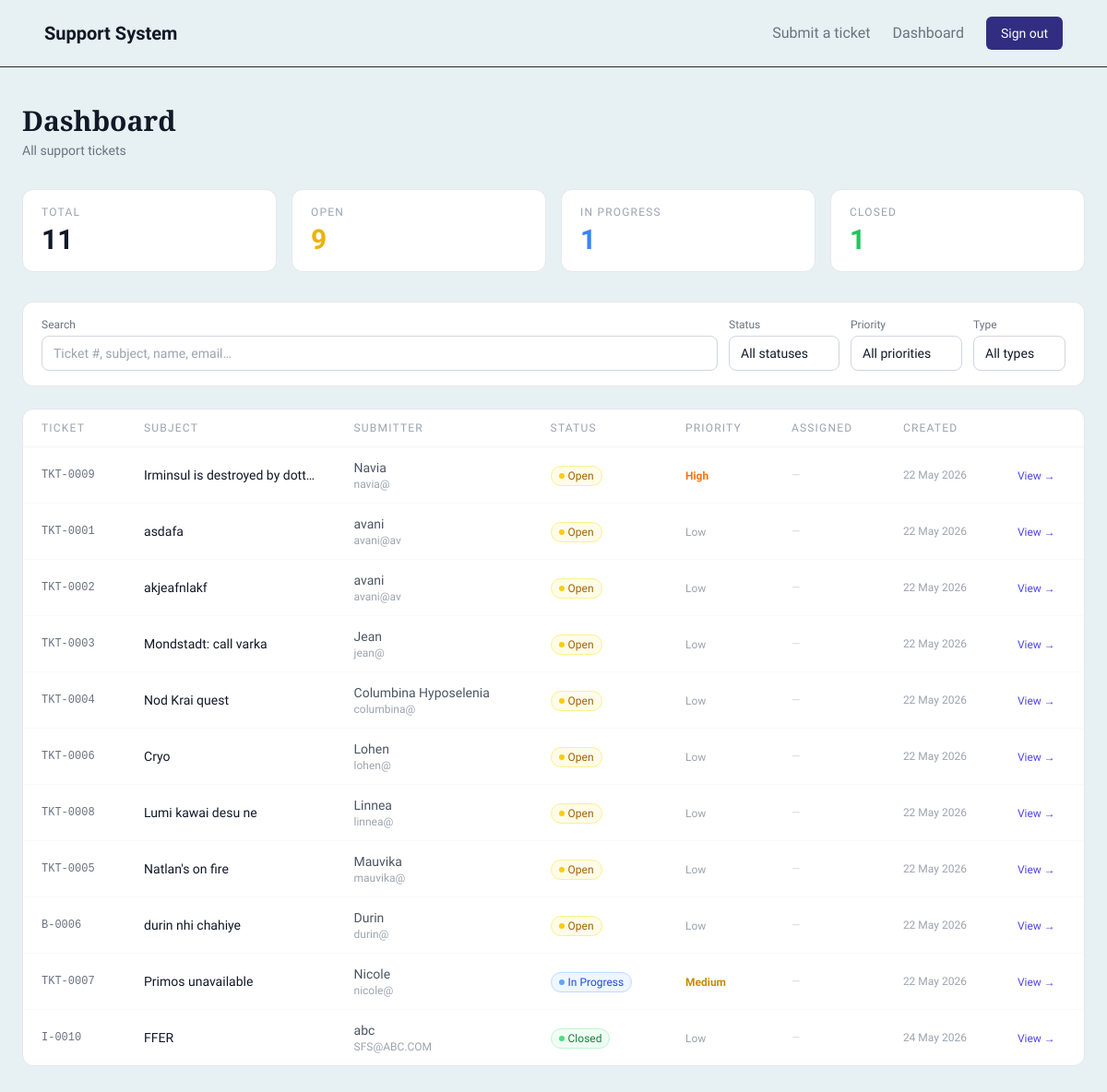
/dashboard (signed in), run on an earlier commit of the app's database.
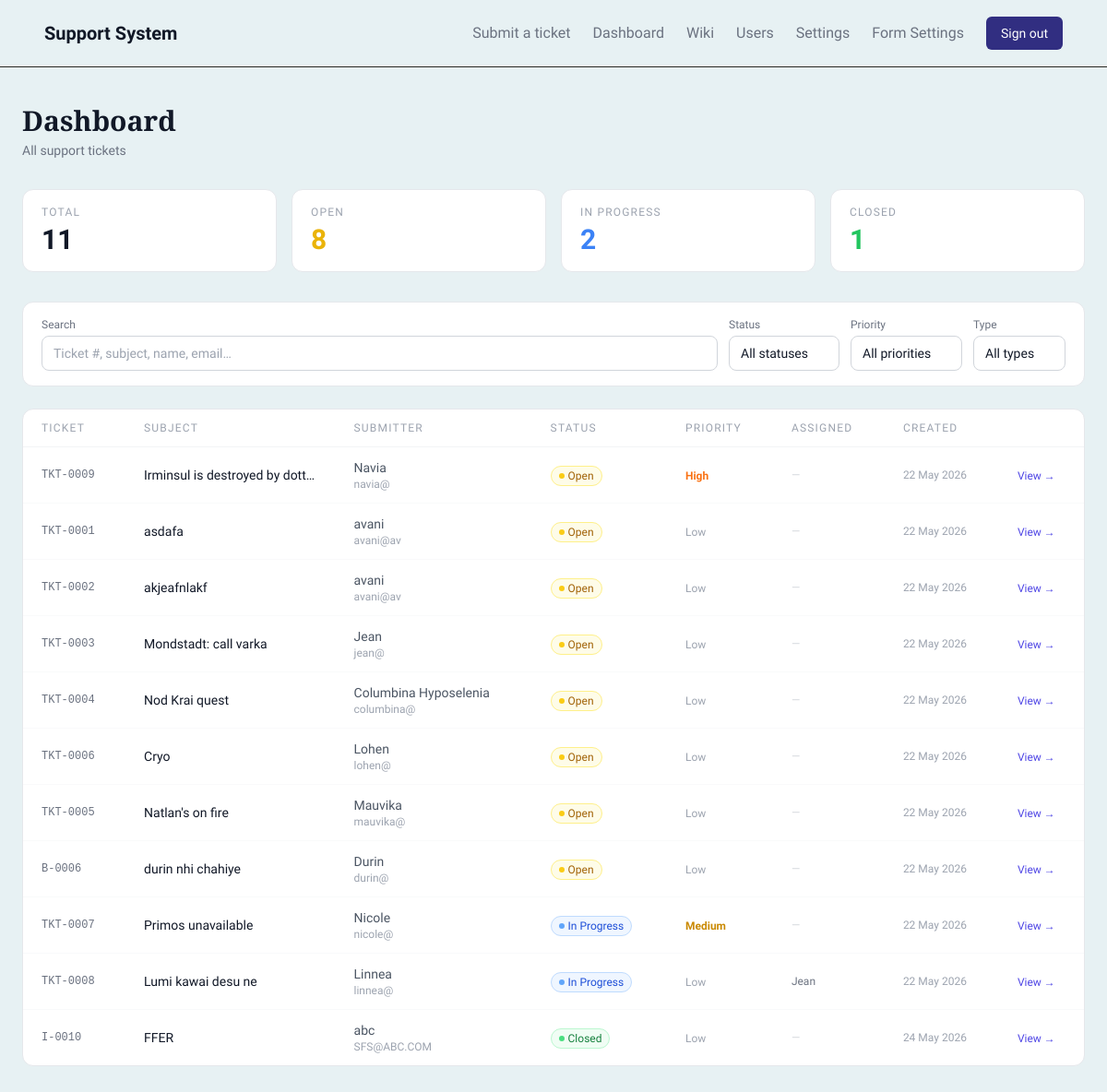
And on a later commit of the database.
### models/ticket.py (models this page shows)
class Ticket(db.Model):
    __tablename__ = 'tickets'
    id = db.Column(db.Integer, primary_key=True)
    ticket_number = db.Column(db.String(20), unique=True, nullable=False)
    subject = db.Column(db.String(200), nullable=False)
    description = db.Column(db.Text, nullable=False)
    status = db.Column(db.String(20), nullable=False, default='Open')
    priority = db.Column(db.String(20), nullable=False, default='Low')
    type = db.Column(db.String(20), nullable=False)
    module = db.Column(db.String(50), nullable=False)
    submitter_name = db.Column(db.String(100), nullable=False)
    submitter_email = db.Column(db.String(120), nullable=False)
    assigned_to = db.Column(db.Integer, db.ForeignKey('users.id'), nullable=True)
    created_at = db.Column(db.DateTime, default=datetime.utcnow)
    updated_at = db.Column(db.DateTime, default=datetime.utcnow, onupdate=datetime.utcnow)
    closed_at = db.Column(db.DateTime, nullable=True)
    attachments = db.relationship('TicketAttachment', backref='ticket', lazy=True)
    assignee = db.relationship('User', backref='assigned_tickets', lazy=True)
    field_values = db.relationship('TicketFieldValue', backref='ticket', lazy=True)
    comments = db.relationship('TicketComment', backref='ticket', lazy=True)
    history = db.relationship('TicketHistory', backref='ticket', lazy=True)

### models/user.py (models this page shows)
class User(db.Model, UserMixin):
    __tablename__ = 'users'
    id = db.Column(db.Integer, primary_key=True)
    name = db.Column(db.String(100), nullable=False)
    username = db.Column(db.String(80), unique=True, nullable=False)
    email = db.Column(db.String(120), unique=True, nullable=False)
    password_hash = db.Column(db.String(200), nullable=False)
    is_superadmin = db.Column(db.Boolean, default=False)
    created_at = db.Column(db.DateTime, default=datetime.utcnow)
    is_active = db.Column(db.Boolean, default=True, nullable=False)

### routes/tickets.py (the view, shortened to what this page needs)
@tickets_bp.route('/dashboard')
@login_required
def dashboard():
    status_filter   = request.args.get('status', 'all')
    priority_filter = request.args.get('priority', 'all')
    type_filter     = request.args.get('type', 'all')
    search          = request.args.get('search', '').strip()
    query = Ticket.query
    if status_filter != 'all':
        query = query.filter(Ticket.status == status_filter)
    if priority_filter != 'all':
        query = query.filter(Ticket.priority == priority_filter)
    if type_filter != 'all':
        query = query.filter(Ticket.type == type_filter)
    from sqlalchemy import case
    status_order   = case({'open': 0, 'in_progress': 1, 'closed': 2}, value=Ticket.status,   else_=3)
    priority_order = case({'urgent': 0, 'high': 1, 'medium': 2, 'low': 3}, value=Ticket.priority, else_=4)
    type_order     = case({'Issue': 0, 'Bug': 1, 'Other': 2}, value=Ticket.type, else_=3)
    tickets = query.order_by(status_order, priority_order, type_order).all()
    total       = Ticket.query.count()
    open_count  = Ticket.query.filter(Ticket.status == 'open').count()
    in_progress = Ticket.query.filter(Ticket.status == 'in_progress').count()
    closed      = Ticket.query.filter(Ticket.status == 'closed').count()
    return render_template(
        'tickets/dashboard.html',
        tickets=tickets,
        status_filter=status_filter,
        priority_filter=priority_filter,
        type_filter=type_filter,
        search=search,
        total=total,
        open_count=open_count,
        in_progress=in_progress,
        closed=closed,
    )

### app.py (called while the page is built)
@app.after_request
def add_no_cache(response):
    response.headers['Cache-Control'] = 'no-cache, no-store, must-revalidate'
    response.headers['Pragma'] = 'no-cache'
    response.headers['Expires'] = '0'
    return response

### templates/tickets/dashboard.html (shortened to what this page needs)
{% extends "base.html" %}
{% block content %}
<div class="max-w-7xl mx-auto px-6 py-10">
  <div class="mb-8">
    <h1 class="font-serif text-3xl font-bold text-gray-900">Dashboard</h1>
    <p class="text-gray-500 text-sm mt-1">All support tickets</p>
  </div>
  <div class="grid grid-cols-2 sm:grid-cols-4 gap-4 mb-8">
    <div class="bg-white rounded-xl border border-gray-200 px-5 py-4">
      <p class="text-xs text-gray-400 uppercase tracking-widest mb-1">Total</p>
      <p class="text-3xl font-bold text-gray-900">{{ total }}</p>
    </div>
    <div class="bg-white rounded-xl border border-gray-200 px-5 py-4">
      <p class="text-xs text-gray-400 uppercase tracking-widest mb-1">Open</p>
      <p class="text-3xl font-bold text-yellow-500">{{ open_count }}</p>
    </div>
    <div class="bg-white rounded-xl border border-gray-200 px-5 py-4">
      <p class="text-xs text-gray-400 uppercase tracking-widest mb-1">In Progress</p>
      <p class="text-3xl font-bold text-blue-500">{{ in_progress }}</p>
    </div>
    <div class="bg-white rounded-xl border border-gray-200 px-5 py-4">
      <p class="text-xs text-gray-400 uppercase tracking-widest mb-1">Closed</p>
      <p class="text-3xl font-bold text-green-500">{{ closed }}</p>
    </div>
  </div>
  <form id="filter-form" method="GET" action="{{ url_for('tickets.dashboard') }}"
        class="bg-white border border-gray-200 rounded-xl px-5 py-4 mb-6 flex flex-wrap gap-3 items-end">
    <div class="flex-1 min-w-[180px]">
      <label class="block text-xs text-gray-500 mb-1">Search</label>
      <input
        type="text"
        name="search"
        id="search-input"
        value="{{ search }}"
        placeholder="Ticket #, subject, name, email…"
        class="w-full rounded-lg border border-gray-300 px-3 py-2 text-sm focus:outline-none focus:ring-2 focus:ring-indigo-500"
      >
    </div>
    <div>
      <label class="block text-xs text-gray-500 mb-1">Status</label>
      <select name="status" onchange="document.getElementById('filter-form').submit()"
              class="rounded-lg border border-gray-300 px-3 py-2 pr-8 text-sm bg-white focus:outline-none focus:ring-2 focus:ring-indigo-500">
        <option value="all"         {% if status_filter == 'all' %}selected{% endif %}>All statuses</option>
      </select>
    </div>
    <div>
      <label class="block text-xs text-gray-500 mb-1">Priority</label>
      <select name="priority" onchange="document.getElementById('filter-form').submit()"
              class="rounded-lg border border-gray-300 px-3 py-2 pr-8 text-sm bg-white focus:outline-none focus:ring-2 focus:ring-indigo-500">
        <option value="all"    {% if priority_filter == 'all' %}selected{% endif %}>All priorities</option>
      </select>
    </div>
    <div>
      <label class="block text-xs text-gray-500 mb-1">Type</label>
      <select name="type" onchange="document.getElementById('filter-form').submit()"
              class="rounded-lg border border-gray-300 px-3 py-2 pr-8 text-sm bg-white focus:outline-none focus:ring-2 focus:ring-indigo-500">
        <option value="all"   {% if type_filter == 'all' %}selected{% endif %}>All types</option>
      </select>
    </div>
  </form>
  <div class="bg-white border border-gray-200 rounded-xl overflow-hidden">
    {% if tickets %}
    <table class="w-full text-sm">
      <thead>
        <tr class="border-b border-gray-100 text-xs text-gray-400 uppercase tracking-widest">
          <th class="text-left px-5 py-3 font-medium">Ticket</th>
          <th class="text-left px-5 py-3 font-medium">Subject</th>
          <th class="text-left px-5 py-3 font-medium">Submitter</th>
          <th class="text-left px-5 py-3 font-medium">Status</th>
          <th class="text-left px-5 py-3 font-medium">Priority</th>
          <th class="text-left px-5 py-3 font-medium">Assigned</th>
          <th class="text-left px-5 py-3 font-medium">Created</th>
          <th class="px-5 py-3"></th>
        </tr>
      </thead>
      <tbody class="divide-y divide-gray-50">
        {% for ticket in tickets %}
        <tr class="hover:bg-gray-50 transition">
          <td class="px-5 py-3 font-mono text-xs text-gray-500">{{ ticket.ticket_number }}</td>
          <td class="px-5 py-3 text-gray-900 max-w-[200px] truncate">{{ ticket.subject }}</td>
          <td class="px-5 py-3 text-gray-600">
            <div>{{ ticket.submitter_name }}</div>
            <div class="text-xs text-gray-400">{{ ticket.submitter_email }}</div>
          </td>
          <td class="px-5 py-3">
            {% if ticket.status == 'open' %}
              <span class="inline-flex items-center gap-1 text-xs font-medium text-yellow-700 bg-yellow-50 border border-yellow-200 px-2 py-0.5 rounded-full">
                <span class="w-1.5 h-1.5 rounded-full bg-yellow-400"></span> Open
              </span>
            {% elif ticket.status == 'in_progress' %}
              <span class="inline-flex items-center gap-1 text-xs font-medium text-blue-700 bg-blue-50 border border-blue-200 px-2 py-0.5 rounded-full">
                <span class="w-1.5 h-1.5 rounded-full bg-blue-400"></span> In Progress
              </span>
            {% elif ticket.status == 'closed' %}
              <span class="inline-flex items-center gap-1 text-xs font-medium text-green-700 bg-green-50 border border-green-200 px-2 py-0.5 rounded-full">
                <span class="w-1.5 h-1.5 rounded-full bg-green-400"></span> Closed
              </span>
            {% else %}
              <span class="text-xs text-gray-400">{{ ticket.status }}</span>
            {% endif %}
          </td>
          <td class="px-5 py-3">
            {% if ticket.priority == 'urgent' %}
              <span class="text-xs font-semibold text-red-600">Urgent</span>
            {% elif ticket.priority == 'high' %}
              <span class="text-xs font-semibold text-orange-500">High</span>
            {% elif ticket.priority == 'medium' %}
              <span class="text-xs font-semibold text-yellow-600">Medium</span>
            {% else %}
              <span class="text-xs text-gray-400">Low</span>
            {% endif %}
          </td>
          <td class="px-5 py-3 text-gray-500 text-xs">
            {% if ticket.assignee %}
              {{ ticket.assignee.name }}
            {% else %}
              <span class="text-gray-300">—</span>
            {% endif %}
          </td>
          <td class="px-5 py-3 text-gray-400 text-xs whitespace-nowrap">
            {{ ticket.created_at.strftime('%d %b %Y') }}
          </td>
          <td class="px-5 py-3">
            <a href="{{ url_for('tickets.view_ticket', ticket_id=ticket.id) }}"
               class="text-indigo-600 hover:text-indigo-800 text-xs font-medium transition">
              View →
            </a>
          </td>
        </tr>
        {% endfor %}
      </tbody>
    </table>
    {% endif %}
  </div>
</div>
{% endblock %}

### templates/base.html (shortened to what this page needs)
<!DOCTYPE html>
<html lang="en">
<head>
  <script src="https://cdn.tailwindcss.com"></script>
</head>
<body class="font-sans text-gray-900 min-h-screen">
  <nav class="bg-[#e7f1f3] border-b border-[#2B2822] px-12 py-[18px] flex items-center justify-between">
    <a href="{{ url_for('public.submit') }}" class="font-sans font-semibold text-xl text-gray-900">
      Support System
    </a>
    <div class="flex items-center gap-6">
      <a href="{{ url_for('public.submit') }}"
         class="text-base text-gray-500 hover:text-gray-900 hover:underline transition">
        Submit a ticket
      </a>
      {% if current_user.is_authenticated %}
        <a href="{{ url_for('tickets.dashboard') }}"
           class="text-base text-gray-500 hover:text-gray-900 hover:underline transition">
          Dashboard
        </a>
        {% if not current_user.is_superadmin %}
          {% set wiki_perm = current_user.permissions | selectattr('module', 'equalto', 'Wiki') | first %}
          {% if wiki_perm and wiki_perm.can_view %}
            <a href="{{ url_for('wiki.index') }}"
               class="text-base text-gray-500 hover:text-gray-900 hover:underline transition">
              Wiki
            </a>
          {% endif %}
          {% set users_perm = current_user.permissions | selectattr('module', 'equalto', 'Users') | first %}
          {% if users_perm and users_perm.can_view %}
            <a href="{{ url_for('admin.users') }}"
               class="text-base text-gray-500 hover:text-gray-900 hover:underline transition">
              Users
            </a>
          {% endif %}
          {% set settings_perm_nav = current_user.permissions | selectattr('module', 'equalto', 'Settings') | first %}
          {% if settings_perm_nav and settings_perm_nav.can_view %}
            <a href="{{ url_for('admin.settings') }}"
               class="text-base text-gray-500 hover:text-gray-900 hover:underline transition">
              Settings
            </a>
          {% endif %}
          {% set form_settings_perm_nav = current_user.permissions | selectattr('module', 'equalto', 'Form Settings') | first %}
          {% if form_settings_perm_nav and form_settings_perm_nav.can_view %}
            <a href="{{ url_for('admin.form_settings') }}"
               class="text-base text-gray-500 hover:text-gray-900 hover:underline transition">
              Form Settings
            </a>
          {% endif %}
        {% endif %}
        <a href="{{ url_for('auth.logout') }}"
           class="text-sm bg-indigo-900 text-white px-4 py-2 rounded-md hover:bg-indigo-700 transition">
          Sign out
        </a>
      {% else %}
        <a href="{{ url_for('auth.login') }}"
           class="text-sm bg-indigo-900 text-white px-4 py-2 rounded-md hover:bg-indigo-700 transition">
          Login
        </a>
      {% endif %}
    </div>
  </nav>
  {% block content %}{% endblock %}
</body>
</html>

### templates/base.html (style rules this page uses)
body { background: #e7f1f3; }
select { appearance: none; -webkit-appearance: none; background-color: #ffffff !important; cursor: pointer; }

What changed in the data, as far as the page shows it:
changed Ticket "Lumi kawai desu ne": assignee.name (not shown) → "Jean"; status "Open" → "In Progress"; no longer shows "—"; moves down the list
Also different on the page:
{{ open_count }}: "9" → "8"
{{ in_progress }}: "1" → "2"
text now shown: "Wiki Users Settings Form Settings"
